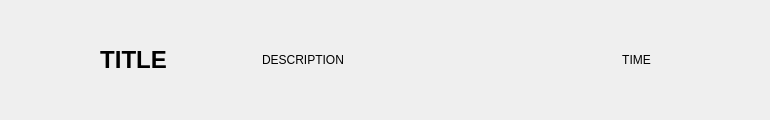
<?xml version="1.0" encoding="UTF-8"?>
<ui version="4.0">
 <class>note</class>
 <widget class="QWidget" name="note">
  <property name="geometry">
   <rect>
    <x>0</x>
    <y>0</y>
    <width>770</width>
    <height>120</height>
   </rect>
  </property>
  <property name="windowTitle">
   <string>Form</string>
  </property>
  <layout class="QHBoxLayout" name="horizontalLayout">
   <item>
    <widget class="QLabel" name="title">
     <property name="font">
      <font>
       <pointsize>18</pointsize>
       <weight>75</weight>
       <bold>true</bold>
      </font>
     </property>
     <property name="text">
      <string>TITLE</string>
     </property>
     <property name="alignment">
      <set>Qt::AlignCenter</set>
     </property>
     <property name="wordWrap">
      <bool>true</bool>
     </property>
    </widget>
   </item>
   <item>
    <widget class="QLabel" name="desc">
     <property name="text">
      <string>DESCRIPTION</string>
     </property>
     <property name="textFormat">
      <enum>Qt::AutoText</enum>
     </property>
     <property name="scaledContents">
      <bool>false</bool>
     </property>
     <property name="alignment">
      <set>Qt::AlignLeading|Qt::AlignLeft|Qt::AlignVCenter</set>
     </property>
     <property name="wordWrap">
      <bool>true</bool>
     </property>
     <property name="indent">
      <number>-4</number>
     </property>
    </widget>
   </item>
   <item>
    <widget class="QLabel" name="time">
     <property name="text">
      <string>TIME</string>
     </property>
     <property name="alignment">
      <set>Qt::AlignCenter</set>
     </property>
    </widget>
   </item>
  </layout>
 </widget>
 <resources/>
 <connections/>
</ui>
